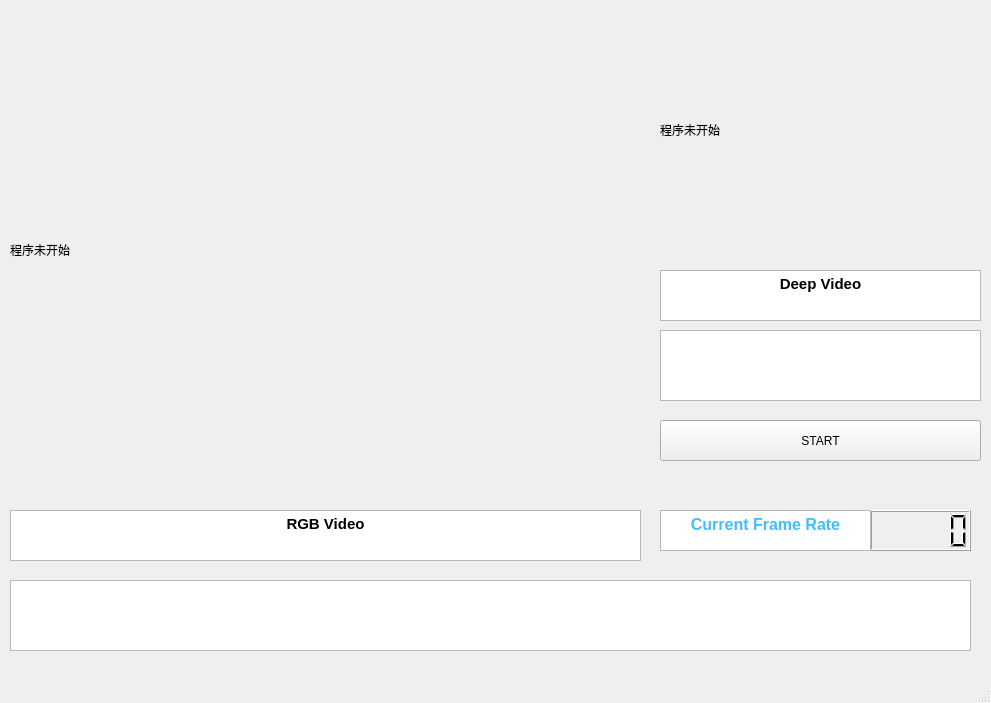
<?xml version="1.0" encoding="UTF-8"?>
<ui version="4.0">
 <class>MainWindow</class>
 <widget class="QMainWindow" name="MainWindow">
  <property name="geometry">
   <rect>
    <x>0</x>
    <y>0</y>
    <width>991</width>
    <height>703</height>
   </rect>
  </property>
  <property name="windowTitle">
   <string>SICNU_ZYQ</string>
  </property>
  <widget class="QWidget" name="centralwidget">
   <widget class="QPushButton" name="button">
    <property name="geometry">
     <rect>
      <x>660</x>
      <y>420</y>
      <width>321</width>
      <height>41</height>
     </rect>
    </property>
    <property name="text">
     <string>START</string>
    </property>
   </widget>
   <widget class="QLabel" name="label_1">
    <property name="geometry">
     <rect>
      <x>10</x>
      <y>10</y>
      <width>640</width>
      <height>480</height>
     </rect>
    </property>
    <property name="mouseTracking">
     <bool>false</bool>
    </property>
    <property name="text">
     <string>程序未开始</string>
    </property>
   </widget>
   <widget class="QLabel" name="label_2">
    <property name="geometry">
     <rect>
      <x>660</x>
      <y>10</y>
      <width>320</width>
      <height>240</height>
     </rect>
    </property>
    <property name="text">
     <string>程序未开始</string>
    </property>
   </widget>
   <widget class="QTextBrowser" name="textBrowser_1">
    <property name="geometry">
     <rect>
      <x>660</x>
      <y>330</y>
      <width>321</width>
      <height>71</height>
     </rect>
    </property>
   </widget>
   <widget class="QTextBrowser" name="textBrowser_2">
    <property name="geometry">
     <rect>
      <x>10</x>
      <y>580</y>
      <width>961</width>
      <height>71</height>
     </rect>
    </property>
   </widget>
   <widget class="QLCDNumber" name="LcdNumber_1">
    <property name="geometry">
     <rect>
      <x>870</x>
      <y>510</y>
      <width>101</width>
      <height>41</height>
     </rect>
    </property>
   </widget>
   <widget class="QTextBrowser" name="textBrowser">
    <property name="geometry">
     <rect>
      <x>660</x>
      <y>510</y>
      <width>211</width>
      <height>41</height>
     </rect>
    </property>
    <property name="html">
     <string>&lt;!DOCTYPE HTML PUBLIC &quot;-//W3C//DTD HTML 4.0//EN&quot; &quot;http://www.w3.org/TR/REC-html40/strict.dtd&quot;&gt;
&lt;html&gt;&lt;head&gt;&lt;meta name=&quot;qrichtext&quot; content=&quot;1&quot; /&gt;&lt;style type=&quot;text/css&quot;&gt;
p, li { white-space: pre-wrap; }
&lt;/style&gt;&lt;/head&gt;&lt;body style=&quot; font-family:'SimSun'; font-size:9pt; font-weight:400; font-style:normal;&quot;&gt;
&lt;p align=&quot;center&quot; style=&quot; margin-top:0px; margin-bottom:0px; margin-left:0px; margin-right:0px; -qt-block-indent:0; text-indent:0px;&quot;&gt;&lt;span style=&quot; font-size:12pt; font-weight:600; color:#42bdff;&quot;&gt;Current Frame Rate&lt;/span&gt;&lt;/p&gt;&lt;/body&gt;&lt;/html&gt;</string>
    </property>
   </widget>
   <widget class="QTextBrowser" name="textBrowser_3">
    <property name="geometry">
     <rect>
      <x>660</x>
      <y>270</y>
      <width>321</width>
      <height>51</height>
     </rect>
    </property>
    <property name="html">
     <string>&lt;!DOCTYPE HTML PUBLIC &quot;-//W3C//DTD HTML 4.0//EN&quot; &quot;http://www.w3.org/TR/REC-html40/strict.dtd&quot;&gt;
&lt;html&gt;&lt;head&gt;&lt;meta name=&quot;qrichtext&quot; content=&quot;1&quot; /&gt;&lt;style type=&quot;text/css&quot;&gt;
p, li { white-space: pre-wrap; }
&lt;/style&gt;&lt;/head&gt;&lt;body style=&quot; font-family:'SimSun'; font-size:9pt; font-weight:400; font-style:normal;&quot;&gt;
&lt;p align=&quot;center&quot; style=&quot; margin-top:0px; margin-bottom:0px; margin-left:0px; margin-right:0px; -qt-block-indent:0; text-indent:0px;&quot;&gt;&lt;span style=&quot; font-size:11pt; font-weight:600;&quot;&gt;Deep Video&lt;/span&gt;&lt;/p&gt;&lt;/body&gt;&lt;/html&gt;</string>
    </property>
   </widget>
   <widget class="QTextBrowser" name="textBrowser_4">
    <property name="geometry">
     <rect>
      <x>10</x>
      <y>510</y>
      <width>631</width>
      <height>51</height>
     </rect>
    </property>
    <property name="html">
     <string>&lt;!DOCTYPE HTML PUBLIC &quot;-//W3C//DTD HTML 4.0//EN&quot; &quot;http://www.w3.org/TR/REC-html40/strict.dtd&quot;&gt;
&lt;html&gt;&lt;head&gt;&lt;meta name=&quot;qrichtext&quot; content=&quot;1&quot; /&gt;&lt;style type=&quot;text/css&quot;&gt;
p, li { white-space: pre-wrap; }
&lt;/style&gt;&lt;/head&gt;&lt;body style=&quot; font-family:'SimSun'; font-size:9pt; font-weight:400; font-style:normal;&quot;&gt;
&lt;p align=&quot;center&quot; style=&quot; margin-top:0px; margin-bottom:0px; margin-left:0px; margin-right:0px; -qt-block-indent:0; text-indent:0px;&quot;&gt;&lt;span style=&quot; font-size:11pt; font-weight:600;&quot;&gt;RGB Video&lt;/span&gt;&lt;/p&gt;&lt;/body&gt;&lt;/html&gt;</string>
    </property>
   </widget>
  </widget>
  <widget class="QMenuBar" name="menubar">
   <property name="geometry">
    <rect>
     <x>0</x>
     <y>0</y>
     <width>991</width>
     <height>23</height>
    </rect>
   </property>
  </widget>
  <widget class="QStatusBar" name="statusbar"/>
 </widget>
 <resources/>
 <connections/>
</ui>
